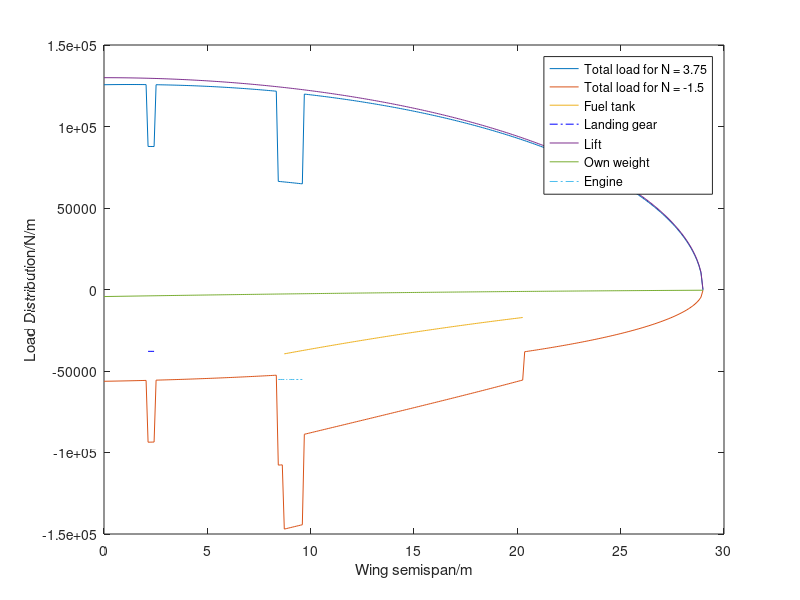
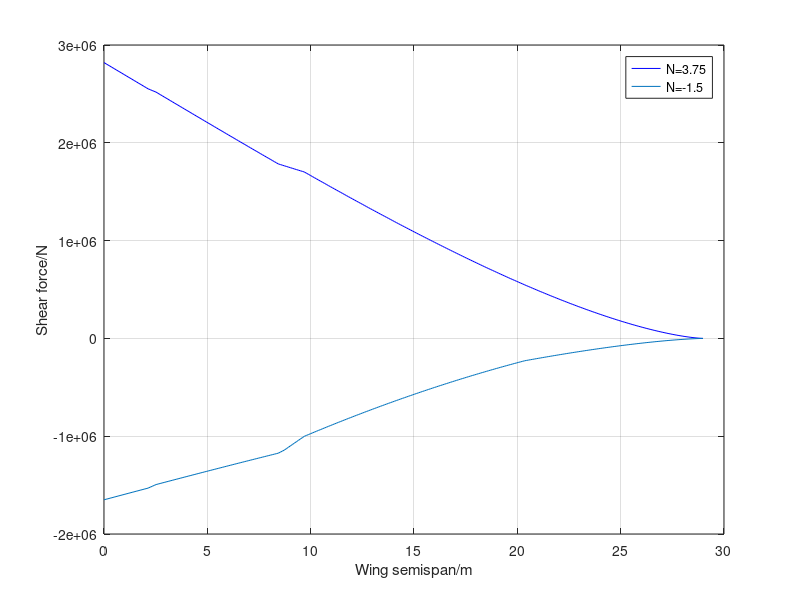
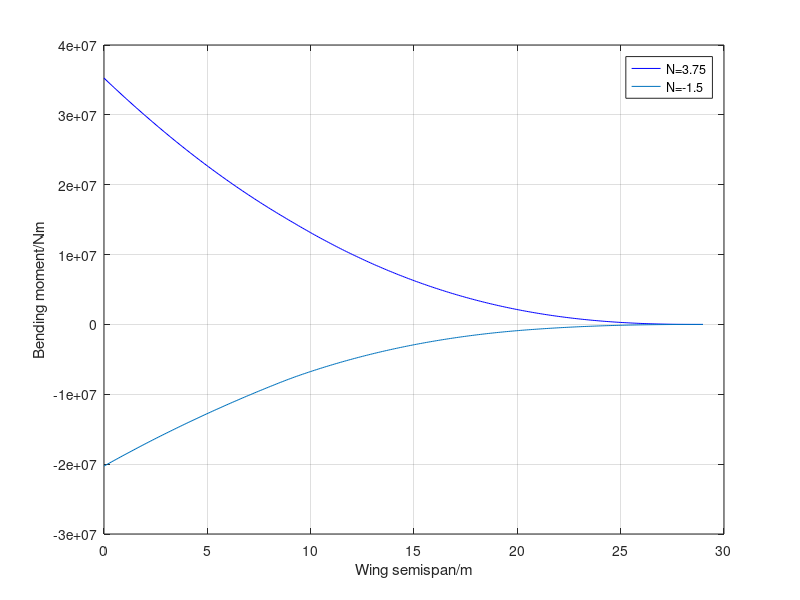
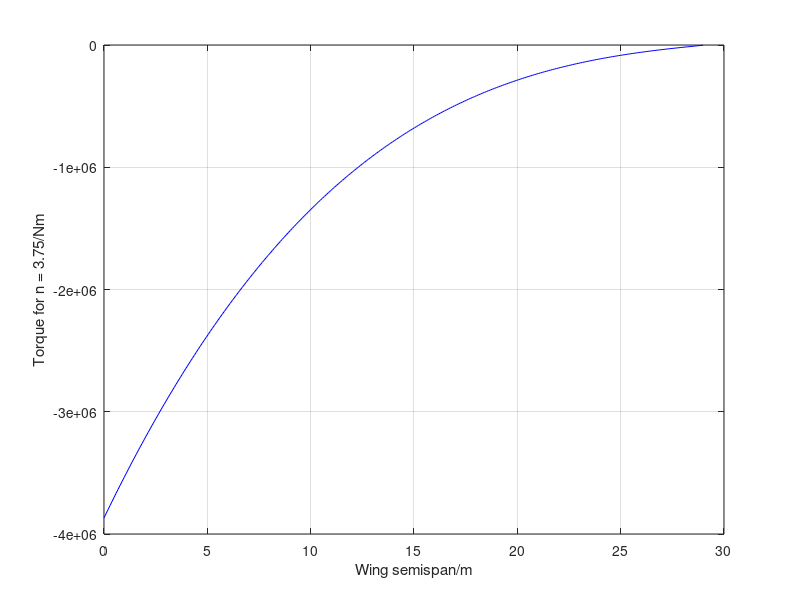

MATLAB code to generate these figures, in order:
%Wing load calculation
clear
clc

%%
%Cruise parameters
aCruise = 296.5355;
rho = 0.3796;
M = 0.8;
V_cruise = M * aCruise;
V_max = 0.8*aCruise*1.25;% maximum velocity

halfSpan = (53.19-3.9)/2;  %wing semispan from the root at fuselage joint
n = 3.75;   %ultimate load factor
nn = -1.5; %negative extreme
N = 300; % number of discretisation
dy = halfSpan/(N-1); % size of intervals
y = 0 : dy : halfSpan; % spanwise discretisation 
W = 1341419/9.81; % weight at cruise altitude with no fuel
L = n*W*9.81/2; % lift on one side of the wing
LN = nn*W*9.81/2; % lift on one side of the wing

cRoot = 8.5742; % root chord
cTip = 2.7437; % tip chord
%angle of flexural axis
sweep = deg2rad(33.2);
theta = atan((tan(sweep)*halfSpan+0.15*(cTip-cRoot))/halfSpan);
c = cRoot : -(cRoot-cTip)/(N-1) :cTip; % aero chord length distribution
%% structural coordinate
%structural span
bs = halfSpan/cos(theta);
dx = bs/(N-1);
x = 0 : dx : bs;
%leading and trailing edge sweep angle
alead = atan((tan(sweep)*halfSpan-0.25*(cTip-cRoot))/halfSpan);
atrai = atan((tan(sweep)*halfSpan+0.75*(cTip-cRoot))/halfSpan);
lright = cRoot/(tan(alead)-tan(atrai));
lflex = lright/cos(theta);
chordS = (lflex-x/cos(theta))*(tan(alead-theta)+tan(theta-atrai));

%% load distribution
% lift distribution
ellipfunc = (1-(y./halfSpan).^2).^0.5;
% elli (1,1:floor(1.5/11.52*N))=zeros(1,floor(1.5/11.52*N));
l_wing = ellipfunc*L/(trapz(y,ellipfunc));
l_wingn = ellipfunc*LN/(trapz(y,ellipfunc));

%own weight
W_wing = 5150*9.81; % weight of wing
t2c = ones(1,300)*0.15;% thickness to chord ratio
t = t2c.*c;
% assume wing weight is proportional to c^2*t2c
w_wing = t2c.*c.^2*W_wing/trapz(y,t2c.*c.^2); % assuming quadratic

%fuel tank calcualtion
W_fuel = 27800*9.81;
yFuel = linspace(8.6949,20.2882,120);
t2cFuel = zeros(1,N);
cfuel = zeros(1,N);
t2cFuel(91:210) = t2c(91:210);
cfuel(91:210) = c(91:210);
w_fuel = t2cFuel.*cfuel.^2.*W_fuel./trapz(y,t2cFuel.*cfuel.^2);

%landing gear
W_lg = 1275*9.81 ; % weight of main landin gear
y_lg = zeros(1,N);
y_lg(floor(N*1.95/halfSpan):floor(N*2.2/halfSpan)) = 1;% y position of mail landing gear
w_lg = W_lg*y_lg/trapz(y,y_lg);

%engine
W_engine = 6030*9.81;
y_engine = zeros(1,N);
y_engine(floor(N*7.23/halfSpan):floor(N*8.23/halfSpan)) = 1;
w_engine = W_engine*y_engine/trapz(y,y_engine);

%without the fuel
totalLoad = l_wing-w_wing-w_lg-w_engine;
totalLoadN = l_wingn-w_wing-w_fuel-w_lg-w_engine;

%plot
figure(1)
plot(x,totalLoad);
hold on;
plot(x,totalLoadN);
hold on;
plot(x(91:210),-w_fuel(91:210));
hold on
plot(x(floor(N*1.95/halfSpan):floor(N*2.2/halfSpan)),-w_lg(floor(N*1.95/halfSpan):floor(N*2.2/halfSpan)),'b-.');
hold on;
plot(x,l_wing);
hold on;
plot(x,-w_wing);
hold on
plot(x(floor(N*7.23/halfSpan):floor(N*8.23/halfSpan)),-w_engine(floor(N*7.23/halfSpan):floor(N*8.23/halfSpan)),'-.');
legend("Total load for N = 3.75","Total load for N = -1.5","Fuel tank","Landing gear","Lift","Own weight","Engine");
xlabel('Wing semispan/m')
ylabel('Load Distribution/N/m')
hold off;

%% shear force
% initialise
%Shear force
shearForce = totalLoad.*dx;
shearForceN = totalLoadN.*dx;
for i = 1:N
    shearForce(i) = sum(shearForce(i:N));
    shearForceN(i) = sum(shearForceN(i:N));
end

figure(2)
plot(x,shearForce,'b')
hold on
plot(x,shearForceN)
legend("N=3.75","N=-1.5");
xlabel('Wing semispan/m')
ylabel('Shear force/N')
grid on

%% Bending moment
shearForce(301)=0;
shearForceN(301)=0;
for i = 1:N
    dbendMoment(i) = (shearForce(i)+shearForce(i+1))*(dx)/2;
    dbendMomentN(i) = (shearForceN(i)+shearForceN(i+1))*(dx)/2;
end

for i = 1:N
    bendMoment(i) = sum(dbendMoment(i:N));
    bendMomentN(i) = sum(dbendMomentN(i:N));
end

figure(3)
plot(x,bendMoment,'b')
hold on
plot(x,bendMomentN)
legend("N=3.75","N=-1.5");
xlabel('Wing semispan/m')
ylabel('Bending moment/Nm')
grid on
%% Torque
cm0 = ones(1,N)*-0.07;
dM0 = 0.5*rho*(cos(theta)*V_max)^2*chordS.^2.*cm0;%moment with respect to flexural axis. this could be better as this is more conservative and this is calculated with respect to the flexural axis.
%assume flexural axis at (.15+.60)/2=37.5% chord -- centre of wing box
xCenter = 0.375;
%moment arm of lift
liftArm = (xCenter-0.25)*chordS;
deltaLa = liftArm.*l_wing*dx;
% deltaLaN = liftArm.*l_wingn*dx;

%moment arm of inertia loads
weightArm = (-xCenter+0.5).*chordS;
deltaNWb = n*w_wing.*weightArm*dx;
%sectional torque
dT =deltaLa+deltaNWb+dM0;
% dTn = deltaLaN+deltaNWb+dM0;
%total torque
for i = 1:N
    T(N-i+1) = sum(dT(N-i+1:N));  % sum from tip to root
%     Tn(N-i+1) = sum(dTn(N-i+1:N));
end

figure(4)
plot(x,T,'b');
% hold on
% plot(x,Tn);
xlabel('Wing semispan/m')
ylabel('Torque for n = 3.75/Nm')
grid on

%% calculation of shear flow
bBox = t.*(1/1.2861);
cBox = 0.45.*c;
NormalLoad = bendMoment./(bBox.*cBox);
NormalLoadN = -bendMomentN./(bBox.*cBox);

%T/2A
qTorque = -T./(2*bBox.*cBox);
% qTorque2 = -Tn./(2*bBox*cBox);

%SF/2Bw
qS = shearForce(1:300)./(2.*bBox);

figure(5)
plot(x,NormalLoad,'b');
hold on
plot(x,NormalLoadN);
legend("N=3.75","N=-1.5");
xlabel('Wing semispan/m')
ylabel('Compression per unit length/Nm^-1')
grid on

figure(6)
plot(x,qTorque,'b');
% hold on
% plot(x,qTorque2);
% legend("N=3.75","N=-1.5");
xlabel('Wing semispan/m')
ylabel('Shear Flow from torque/Nm^-1')
grid on
 
figure(7)
plot(x,qS,'b');
xlabel('Wing semispan/m')
ylabel('Shear flow from shear force/Nm^-1')
grid on

%% spar sizing
ks = 8.2;
q1 = abs(qS+qTorque);
q2 = abs(qS-qTorque);
E = 76E9;
tFrontSpar = 1000*((q1.*bBox.^2)./(ks*E)).^(1/3);
tRearSpar = 1000*((q2.*bBox.^2)./(ks*E)).^(1/3);
tFrontSpar = ceil(tFrontSpar.*10)/10;
tRearSpar = ceil(tRearSpar.*10)/10;
figure(8)
plot(x,tFrontSpar);
hold on;
plot(x,tRearSpar);
xlabel("Wing span/m");
ylabel("Thickness/mm");
grid on
legend("Front spar","Rear spar");
shearStress1 = q1./tFrontSpar;
shearStress2 = q2./tRearSpar;
disp(max(shearStress1));
disp(max(shearStress2));

%% web stiffeners sizing
load("L.mat");
for i = 2:length(L)+1
    RibPos(i-1) = sum(L(1:i-1));
end
%start from 13m

gradient = (bBox(300)-bBox(1))./x(300);
spacing(1) = bBox(1);
for i = 2:100
    spacing(i) = spacing(i-1)+spacing(i-1).*gradient;
    if (abs(sum(spacing) - x(300)) <= 0.01)
        break;
    end
end
spacing = ceil(100.*spacing)./100;


webDistribution(1)=0;
for i = 1:48
webDistribution(i+1) = webDistribution(i)+spacing(i); 
end
figure(9)
for i = 1:48
    plot(webDistribution(i:i+1),[spacing(i),spacing(i)]);
    hold on
end
hold on
plot(RibPos,0.4*linspace(1,1,length(RibPos)),"*");
ylabel('Web stiffeners spacing/m');
xlabel("Position in half span/m");

spacing = spacing(16:length(spacing));
webDistribution = webDistribution(16:length(webDistribution));
figure(10)
for i = 1:length(spacing)
    plot(webDistribution(i:i+1),[spacing(i),spacing(i)]);
    hold on
end
ylabel('Web stiffeners spacing/m');
xlabel("Position in half span/m");

%% weight calculation for spar and web stiffeners
%volume of the web
volumeSpar = sum(0.001.*tFrontSpar.*bBox.*dx) + sum(0.001.*tRearSpar.*bBox.*dx);
flangeBreath = bBox.*0.05/1;
flangthickness = bBox.*0.006/1;
volumeSpar = volumeSpar + 4.*sum(flangeBreath.*flangthickness.*dx);
%assume 5mm width and 2mm thick for web stiffeners. 
volumeStiffeners = 2.*sum(spacing.*0.005.*0.002);
% volumeWebStiffeners = sum(space.*thickness.*height)
volumeSparTotal = volumeSpar+volumeStiffeners
massSparTotal = volumeSparTotal*2710
save("N.mat");
